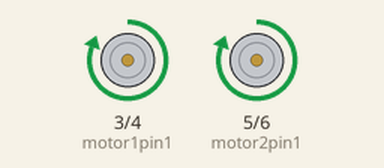
A sketch run on a simulated Arduino Uno, built with avr-gcc and run on an emulated ATmega328P. On the bench: motor-driver pin pairs drawn as motors (green arrow = first pin HIGH = forward, orange = second pin HIGH = backward, longer = more drive).

Above: at 1.0 s.
At 3.0 s:
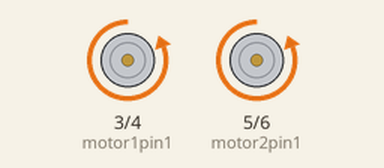
At 5.0 s:
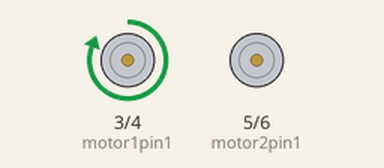
At 9.0 s:
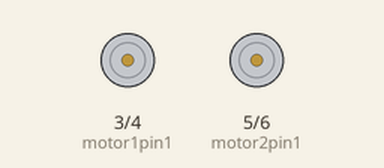
Timing chart, 0 to 13.0 s (numbered marks = the images above):
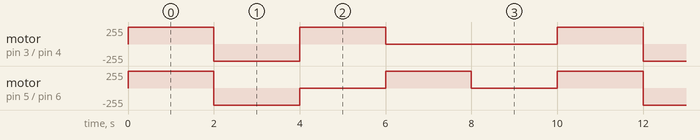

The sketch:

motor_controll_digital.ino
```cpp
/* L298N motor driver control interface using Arduino uno */
#define motor1pin1 3 //IN1
#define motor1pin2 4 //IN2
#define motor2pin1 5 //IN3
#define motor2pin2 6 //IN4

void setup() {

  Serial.begin(9600);
  pinMode(motor1pin1, OUTPUT);
  pinMode(motor1pin2, OUTPUT);
  pinMode(motor2pin1, OUTPUT);
  pinMode(motor2pin2, OUTPUT);
}

void loop() {
//Wheels moving forward
  digitalWrite(motor1pin1,HIGH);
  digitalWrite(motor1pin2,LOW);
  digitalWrite(motor2pin1,HIGH);
  digitalWrite(motor2pin2,LOW);
  delay(2000);
  //Wheels moving backward
  digitalWrite(motor1pin1,LOW);
  digitalWrite(motor1pin2,HIGH);
  digitalWrite(motor2pin1,LOW);
  digitalWrite(motor2pin2,HIGH);
  delay(2000);
 //Right wheel moving
  digitalWrite(motor1pin1,HIGH);
  digitalWrite(motor1pin2,LOW);
  digitalWrite(motor2pin1,LOW);
  digitalWrite(motor2pin2,LOW);
  delay(2000);
  //Left wheel moving
  digitalWrite(motor1pin1,LOW);
  digitalWrite(motor1pin2,LOW);
  digitalWrite(motor2pin1,HIGH);
  digitalWrite(motor2pin2,LOW);
  delay(2000);
  //Wheels stopped
  digitalWrite(motor1pin1,LOW);
  digitalWrite(motor1pin2,LOW);
  digitalWrite(motor2pin1,LOW);
  digitalWrite(motor2pin2,LOW);
  delay(2000);

}
```

Measured:
- by itself, motor on pin 5 (motor2pin1) / pin 6 (motor2pin2): repeats every 10.0 s: backward 255/255 2.0 s, 2 × (stopped 2.0 s, forward 255/255 2.0 s)
- by itself, motor on pin 3 (motor1pin1) / pin 4 (motor1pin2): repeats every 10.0 s: backward 255/255 2.0 s, forward 255/255 2.0 s, stopped 4.0 s, forward 255/255 2.0 s
